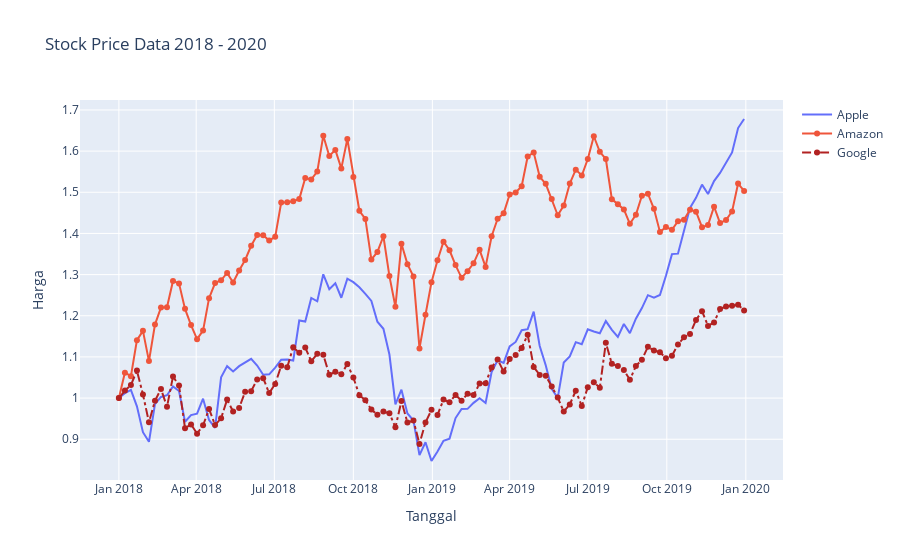

The code cell stored with this chart in its notebook:
### Code cell
fig = go.Figure()
fig.add_trace(go.Scatter(x=df_stocks["date"], y=df_stocks["AAPL"], mode="lines", name="Apple"))
fig.add_trace(go.Scatter(x=df_stocks["date"], y=df_stocks["AMZN"], mode="lines+markers", name="Amazon"))
fig.add_trace(go.Scatter(x=df_stocks["date"], y=df_stocks["GOOG"], mode="lines+markers", name="Google", line=dict(color="firebrick", width=2, dash="dashdot")))

fig.update_layout(title="Stock Price Data 2018 - 2020", xaxis_title="Tanggal", yaxis_title=("Harga"))
fig
